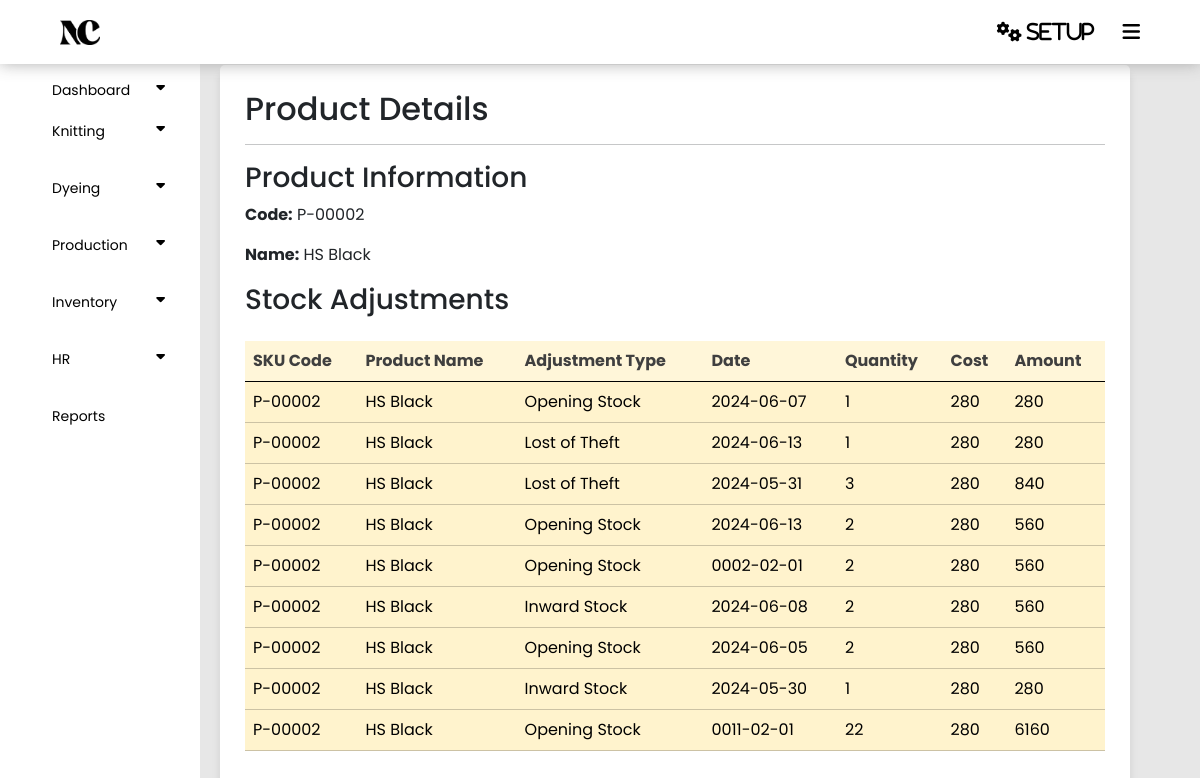
The app's page /showstock.php?productId=275, older data.
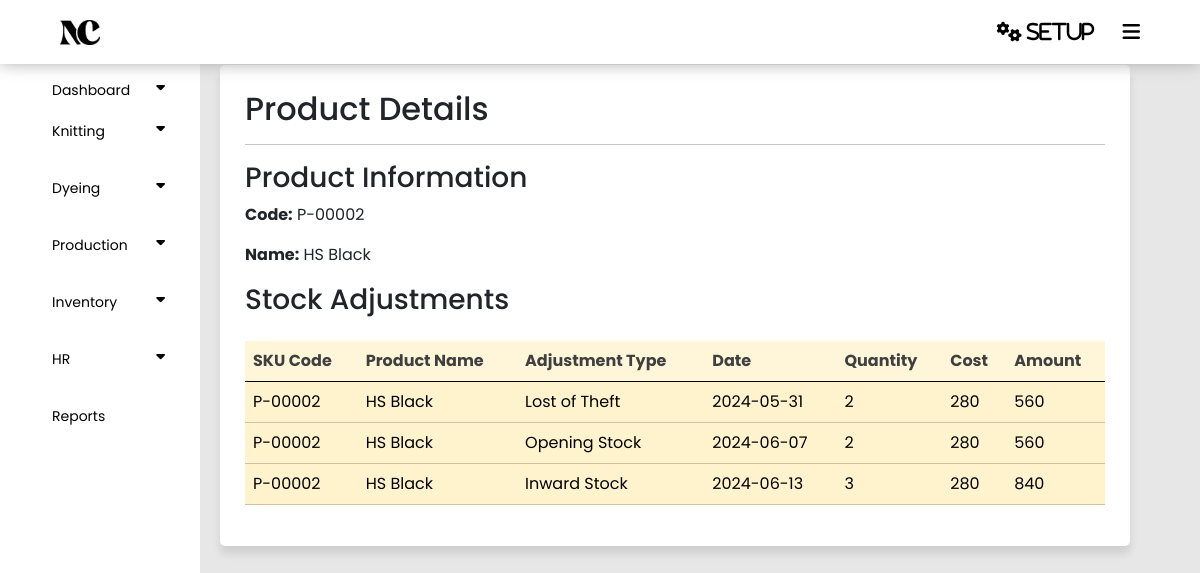
The same page, newer data.
### tables this page shows
CREATE TABLE `products` (
  `Id` int(255) NOT NULL,
  `Code` varchar(255) NOT NULL,
  `Name` varchar(255) NOT NULL,
  `Measurement` varchar(255) NOT NULL,
  `Category` varchar(255) NOT NULL,
  `Sales_Price` int(11) NOT NULL,
  `Purchase_Price` int(255) NOT NULL,
  `Status` tinyint(255) NOT NULL DEFAULT 1
);

CREATE TABLE `stock` (
  `Id` int(11) NOT NULL,
  `P_id` int(11) NOT NULL,
  `SCode` varchar(255) NOT NULL,
  `Type` varchar(255) NOT NULL,
  `Date` date NOT NULL,
  `Reference` varchar(111) NOT NULL,
  `Cost` int(11) NOT NULL,
  `Quantity` int(11) NOT NULL,
  `Amount` int(255) NOT NULL,
  `Status` int(11) NOT NULL DEFAULT 1
);

### showstock.php (the view, shortened to what this page needs)
<?php
require('config.php');
require('dashboard.php');
if (isset($_GET['productId'])) {
    $productId = $_GET['productId'];
    $fetchProduct = "SELECT * FROM products WHERE Id = '$productId'";
    $productResult = mysqli_query($connect, $fetchProduct);
    $product = mysqli_fetch_assoc($productResult);
    $fetchStock = "SELECT * FROM stock WHERE P_id = '$productId'";
    $stockResult = mysqli_query($connect, $fetchStock);
}
?>
<!DOCTYPE html>
<html lang="en">
<head>
    <link href="https://cdn.jsdelivr.net/npm/bootstrap@5.3.3/dist/css/bootstrap.min.css" rel="stylesheet">
    <link rel="stylesheet" type="text/css" href="style.css">
</head>
<body>
    <section class="container">
        <h2>Product Details</h2>
        <hr>
        <?php if ($product) { ?>
            <h3>Product Information</h3>
            <p><strong>Code:</strong> <?php echo $product['Code']; ?></p>
            <p><strong>Name:</strong> <?php echo $product['Name']; ?></p>
            <h3>Stock Adjustments</h3>
            <table class="table table-warning mt-4">
                <thead class="bg-warning p-2 text-dark bg-opacity-10" style="opacity: 75%;">
                    <tr>
                        <th scope="col">SKU Code</th>
                        <th scope="col">Product Name</th>
                        <th scope="col">Adjustment Type</th>
                        <th scope="col">Date</th>
                        <th scope="col">Quantity</th>
                        <th scope="col">Cost</th>
                        <th scope="col">Amount</th>
                    </tr>
                </thead>
                <tbody>
                    <?php while ($stock = mysqli_fetch_assoc($stockResult)) { ?>
                        <tr>
                            <td><?php echo $product['Code']; ?></td>
                            <td><?php echo $product['Name']; ?></td>
                            <td><?php echo $stock['Type']; ?></td>
                            <td><?php echo $stock['Date']; ?></td>
                            <td><?php echo $stock['Quantity']; ?></td>
                            <td><?php echo $stock['Cost']; ?></td>
                            <td><?php echo $stock['Amount']; ?></td>
                        </tr>
                    <?php } ?>
                </tbody>
            </table>
        <?php } else { ?>
            <p>No product details found.</p>
        <?php } ?>
    </section>
</body>
</html>

### dashboard.php (shortened to what this page needs)
<!DOCTYPE html>
<html lang="en">
<head>
    <link href="https://cdn.jsdelivr.net/npm/bootstrap@5.0.2/dist/css/bootstrap.min.css" rel="stylesheet">
    <link rel="stylesheet" type="text/css" href="style.css">
    <link rel="stylesheet" href="https://cdnjs.cloudflare.com/ajax/libs/font-awesome/6.0.0-beta3/css/all.min.css">
    <link href="https://cdnjs.cloudflare.com/ajax/libs/font-awesome/5.10.0/css/all.min.css" rel="stylesheet">
    <link href="https://cdn.jsdelivr.net/npm/bootstrap-icons@1.4.1/font/bootstrap-icons.css" rel="stylesheet">
    <link rel="stylesheet" href="https://cdnjs.cloudflare.com/ajax/libs/font-awesome/6.5.2/css/all.min.css" />
</head>
<body>
    <div class="menu">
        <div class="logo">
            <img src="images/logo.png" alt="Noorani & Co">
        </div>
        <div class="dropdown">
            <button onclick="toggleDropdown('dropdown2')" class="dropbtn"><i class="fa fa-cogs" aria-hidden="true"> SetUp</i></button>
            <div class="dropdown ms-4">
                <button onclick="toggleDropdown('dropdown1')" class="dropbtn"><i class="fa fa-bars" aria-hidden="true"></i></button>
        </div>
</div>
</div>
<div class="sidenav">
    <ol><button class="dropdown-btn">Dashboard<i class="fa fa-caret-down"></i>
    <ol><button class="dropdown-btn">Knitting<i class="fa fa-caret-down"></i>
</button>
</ol>
<ol><button class="dropdown-btn">Dyeing<i class="fa fa-caret-down"></i>
</button>
    </ol>
    <ol><button class="dropdown-btn">Production<i class="fa fa-caret-down"></i></button>
</ol>
<ol><button class="dropdown-btn">Inventory<i class="fa fa-caret-down"></i></button>
</ol>
<ol><button class="dropdown-btn">HR<i class="fa fa-caret-down"></i></button>
    </ol>
    <ol><a href="report.php">Reports</a>
    </ol>
</div>
</body>
</html>

### style.css (style rules this page uses)
* { padding: 0; margin: 0; }
body { background-color: #e7e7e7; font-family: "Poppins", sans-serif; }
.menu { display: flex; align-items: center; justify-content: space-between; background: white; position: fixed; width: 100%; height: 8vh; box-sizing: border-box; padding: 10px 5%; box-shadow: 0 0 15px; color: rgba(166, 166, 166, 0.9); z-index: 1; }
.logo img { width: 40px; display: inline-block; }
.dropbtn { background-color: white; color: black; font-size: 20px; border: none; cursor: pointer; }
.dropdown { position: relative; display: inline-block; }
.sidenav { height: 100%; width: 200px; position: fixed; top: 0; left: 0; background-color: white; overflow-x: hidden; padding-top: 70px; }
.sidenav a, .dropdown-btn { padding: 10px 20px; text-decoration: none; font-size: 14px; color: black; display: block; border: none; background: none; width:100%; text-align: left; cursor: pointer; outline: none; }
.sidenav .fa { padding-right: 15px; }
.fa-caret-down { float: right; padding-right: 8px; }
.container { position: relative; float: left; width: calc(100% - 290px); margin-left: 220px; margin-top: 65px; background-color: white; padding: 25px; border-radius: 5px; box-shadow: 0px 8px 8px 0px rgba(0,0,0,0.1); }

Row changes from the older to the newer data that the page shows:
removed stock: P.Code "P-00002", P.Name "HS Black", Type "Opening Stock", Date "2024-06-07", Quantity "1", Cost "280", Amount "280"
removed stock: P.Code "P-00002", P.Name "HS Black", Type "Lost of Theft", Date "2024-06-13", Quantity "1", Cost "280", Amount "280"
removed stock: P.Code "P-00002", P.Name "HS Black", Type "Lost of Theft", Date "2024-05-31", Quantity "3", Cost "280", Amount "840"
removed stock: P.Code "P-00002", P.Name "HS Black", Type "Opening Stock", Date "2024-06-13", Quantity "2", Cost "280", Amount "560"
removed stock: P.Code "P-00002", P.Name "HS Black", Type "Opening Stock", Date "0002-02-01", Quantity "2", Cost "280", Amount "560"
removed stock: P.Code "P-00002", P.Name "HS Black", Type "Inward Stock", Date "2024-06-08", Quantity "2", Cost "280", Amount "560"
removed stock: P.Code "P-00002", P.Name "HS Black", Type "Opening Stock", Date "2024-06-05", Quantity "2", Cost "280", Amount "560"
removed stock: P.Code "P-00002", P.Name "HS Black", Type "Inward Stock", Date "2024-05-30", Quantity "1", Cost "280", Amount "280"
removed stock: P.Code "P-00002", P.Name "HS Black", Type "Opening Stock", Date "0011-02-01", Quantity "22", Cost "280", Amount "6160"
added stock: P.Code "P-00002", P.Name "HS Black", Type "Lost of Theft", Date "2024-05-31", Quantity "2", Cost "280", Amount "560"
added stock: P.Code "P-00002", P.Name "HS Black", Type "Opening Stock", Date "2024-06-07", Quantity "2", Cost "280", Amount "560"
added stock: P.Code "P-00002", P.Name "HS Black", Type "Inward Stock", Date "2024-06-13", Quantity "3", Cost "280", Amount "840"
